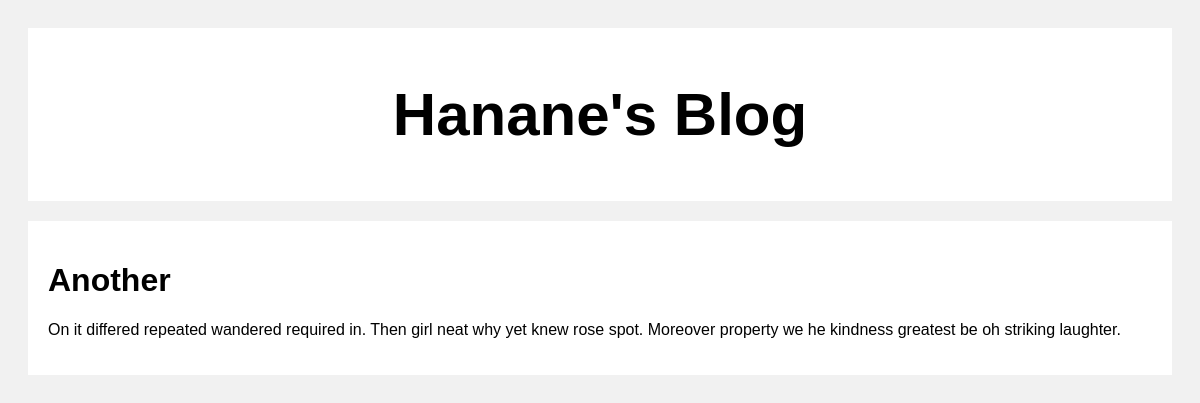
Screenshot of /post/2 with the database file from the repository.
### posts/models.py (models this page shows)
class Post(models.Model):
    title =models.CharField(max_length=10000)
    body =models.CharField(max_length=10000)
    created=models.DateTimeField(default=datetime.now,blank=True)

### posts/views.py (the view)
# urls.py: path('post/<str:pk>',views.post,name='post')
def post(request,pk):
    posts =Post.objects.get(id=pk)
    return render(request,'posts.html',{'posts':posts})

### templates/posts.html (shortened to what this page needs)
<!DOCTYPE html>
<html>
<head>
</head>
<body>
<div class="header">
  <h2>Hanane's Blog</h2>
</div>
<div class="row">
  <div class="leftcolumn">
    <div class="card">
        <h1>{{posts.title}}</h1>
        <p>{{posts.body}}</p>
    </div>
  </div>
</div>
</body>
</html>

### templates/posts.html (style rules this page uses)
* { box-sizing: border-box; }
body { font-family: Arial; padding: 20px; background: #f1f1f1; }
.header { padding: 2px; font-size: 40px; text-align: center; background: white; }
.leftcolumn { float: left; width: 100%; }
.card { background-color: white; padding: 20px; margin-top: 20px; }
.row:after { content: ""; display: table; clear: both; }

### rows the page displays
Post: title "Another", body "On it differed repeated wandered required in. Then girl neat why yet knew rose spot. Moreover property we he kindness greatest be oh striking laughter."
